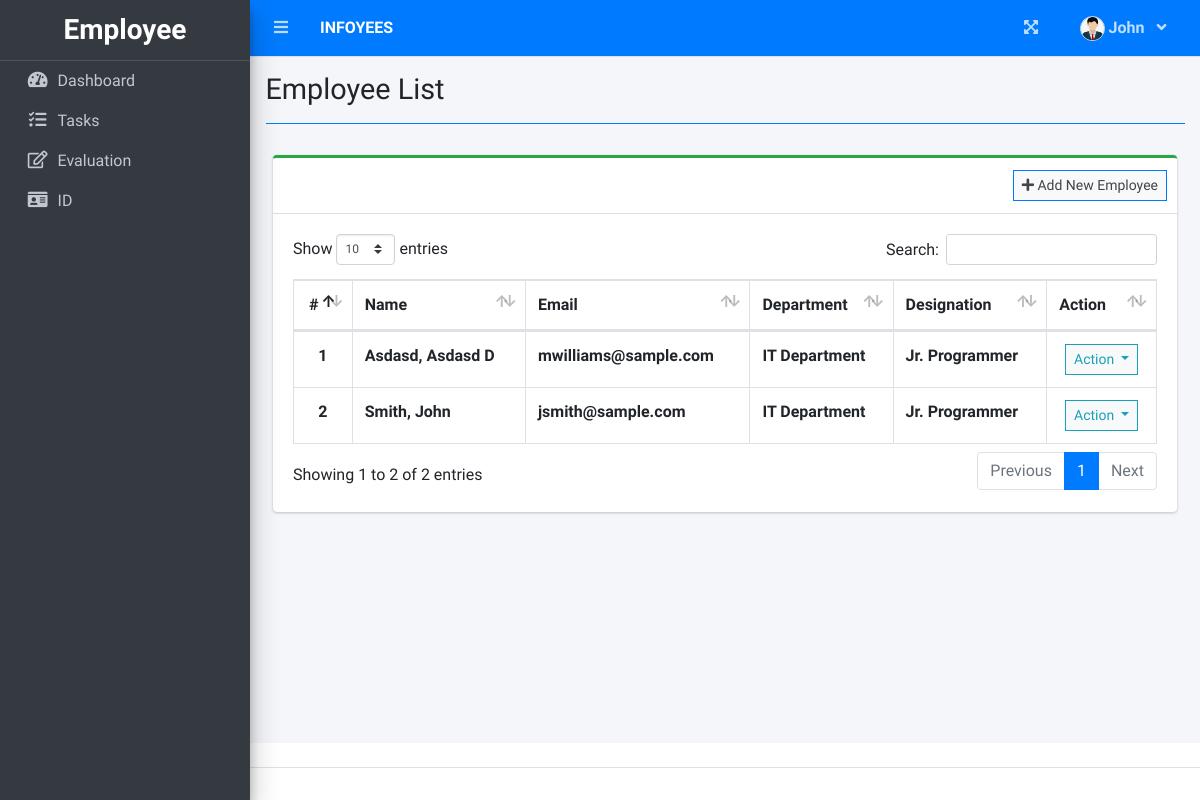
Page /index.php?page=employee_list (signed in) on the committed database.
### tables this page shows
CREATE TABLE `employee_list` (
  `id` int(30) NOT NULL,
  `employee_id` varchar(50) NOT NULL,
  `firstname` varchar(200) NOT NULL,
  `middlename` varchar(200) NOT NULL,
  `lastname` varchar(200) NOT NULL,
  `email` varchar(200) NOT NULL,
  `password` text NOT NULL,
  `department_id` int(30) NOT NULL,
  `designation_id` int(30) NOT NULL,
  `evaluator_id` int(30) NOT NULL,
  `avatar` text DEFAULT NULL,
  `date_created` datetime NOT NULL DEFAULT current_timestamp()
);

### employee_list.php (the view, shortened to what this page needs)
<?php include'db_connect.php' ?>
<div class="col-lg-12">
	<div class="card card-outline card-success">
		<div class="card-header">
			<div class="card-tools">
				<a class="btn btn-block btn-sm btn-default btn-flat border-primary" href="./index.php?page=new_employee"><i class="fa fa-plus"></i> Add New Employee</a>
			</div>
		</div>
		<div class="card-body">
			<table class="table tabe-hover table-bordered" id="list">
				<thead>
					<tr>
						<th class="text-center">#</th>
						<th>Name</th>
						<th>Email</th>
						<th>Department</th>
						<th>Designation</th>
						<th>Action</th>
					</tr>
				</thead>
				<tbody>
					<?php
					$i = 1;
					$designations = $conn->query("SELECT * FROM designation_list ");
					$design_arr[0]= "Unset";
					while($row=$designations->fetch_assoc()){
						$design_arr[$row['id']] =$row['designation'];
					}
					$departments = $conn->query("SELECT * FROM department_list ");
					$dept_arr[0]= "Unset";
					while($row=$departments->fetch_assoc()){
						$dept_arr[$row['id']] =$row['department'];
					}
					$qry = $conn->query("SELECT *,concat(lastname,', ',firstname,' ',middlename) as name FROM employee_list order by concat(lastname,', ',firstname,' ',middlename) asc");
					while($row= $qry->fetch_assoc()):
					?>
					<tr>
						<th class="text-center"><?php echo $i++ ?></th>
						<td><b><?php echo ucwords($row['name']) ?></b></td>
						<td><b><?php echo $row['email'] ?></b></td>
						<td><b><?php echo isset($dept_arr[$row['department_id']]) ? $dept_arr[$row['department_id']] : 'Unknow Department' ?></b></td>
						<td><b><?php echo isset($design_arr[$row['designation_id']]) ? $design_arr[$row['designation_id']] : 'Unknow Designation' ?></b></td>
						<td class="text-center">
							<button type="button" class="btn btn-default btn-sm btn-flat border-info wave-effect text-info dropdown-toggle" data-toggle="dropdown" aria-expanded="true">
		                      Action
		                    </button>
						</td>
					</tr>
				<?php endwhile; ?>
				</tbody>
			</table>
		</div>
	</div>
</div>

### rows in the picture
employee_list: name "Asdasd, Asdasd D", email "mwilliams@sample.com", department "IT Department", designation "Jr. Programmer"
employee_list: name "Smith, John", email "jsmith@sample.com", department "IT Department", designation "Jr. Programmer"

### other values in the picture
$_SESSION['login_firstname'] "John"
$title "Employee List"
